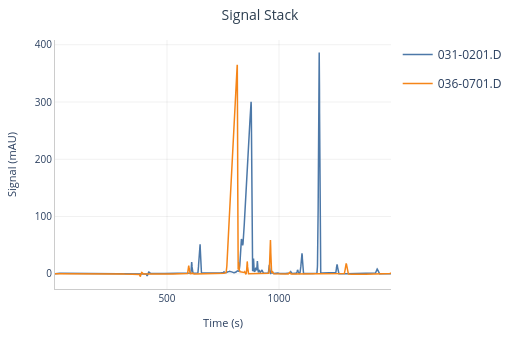

The notebook cell this image was saved under:
### Code cell
sig1.stack(sig2).display().fit(from_times=(1299,814), to_times=(1437,875)).display(y_offset=0)

### Figure 1 — Plotly figure (JSON) as saved in the notebook; plotly's stock layout.template omitted (floating-point values rounded to 4 significant figures; data arrays with more than 128 entries replaced by an {"elided": "..."} marker saying what was removed)
{"data": [{"customdata": {"elided": "3750 float values"}, "hovertemplate": "<b>031-0201.D</b><br>Time: %{x:.3f} s<br>Signal: %{customdata:.2f} mAU<extra></extra>", "legendgroup": "031-0201.D", "line": {"color": "#4C78A8", "width": 1.5}, "mode": "lines", "name": "031-0201.D", "type": "scatter", "x": {"elided": "3750 float values"}, "y": {"elided": "3750 float values"}}, {"customdata": {"elided": "3750 float values"}, "hovertemplate": "<b>036-0701.D</b><br>Time: %{x:.3f} s<br>Signal: %{customdata:.2f} mAU<extra></extra>", "legendgroup": "036-0701.D", "line": {"color": "#F58518", "width": 1.5}, "mode": "lines", "name": "036-0701.D", "type": "scatter", "x": {"elided": "3750 float values"}, "y": {"elided": "3750 float values"}}], "layout": {"height": 340, "hovermode": "x unified", "margin": {"b": 45, "l": 55, "r": 20, "t": 40}, "paper_bgcolor": "white", "plot_bgcolor": "white", "showlegend": true, "title": {"font": {"color": "#2c3e50", "size": 14}, "text": "Signal Stack", "x": 0.5}, "width": 520, "xaxis": {"gridcolor": "rgba(0,0,0,0.06)", "linecolor": "#ccc", "linewidth": 1, "showgrid": true, "tickfont": {"size": 10}, "title": {"font": {"size": 11}, "text": "Time (s)"}, "zeroline": false}, "yaxis": {"gridcolor": "rgba(0,0,0,0.06)", "linecolor": "#ccc", "linewidth": 1, "showgrid": true, "tickfont": {"size": 10}, "title": {"font": {"size": 11}, "text": "Signal (mAU)"}, "zeroline": false}}}
